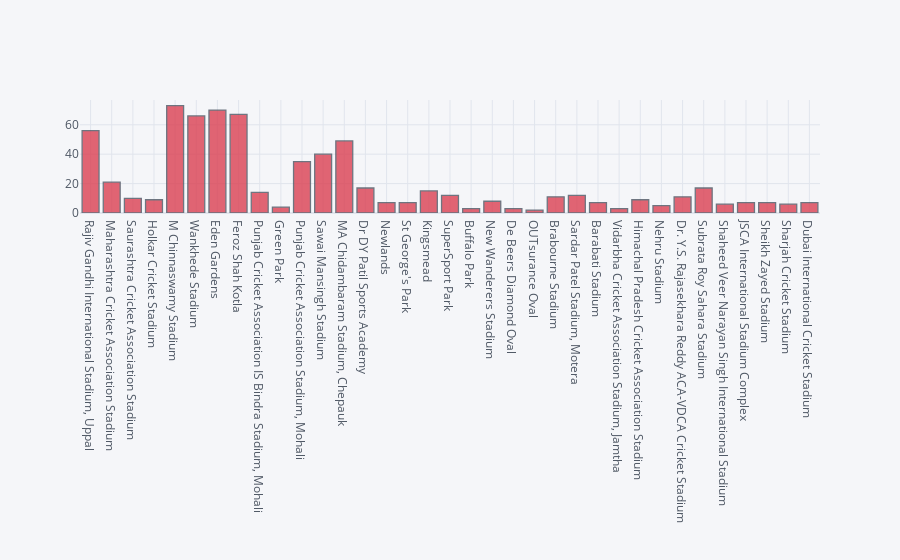

Notebook source saved alongside this figure:
### Code cell
df['venue'].iplot(kind='hist',theme='pearl',colors='red')

### Figure 1 — Plotly figure (JSON) as saved in the notebook; plotly's stock layout.template omitted (floating-point values rounded to 4 significant figures; data arrays with more than 128 entries replaced by an {"elided": "..."} marker saying what was removed)
{"data": [{"histfunc": "count", "histnorm": "", "marker": {"color": "rgba(219, 64, 82, 1.0)", "line": {"color": "#4D5663", "width": 1.3}}, "name": "venue", "opacity": 0.8, "orientation": "v", "type": "histogram", "x": {"elided": "696 str values"}}], "layout": {"barmode": "overlay", "legend": {"bgcolor": "#F5F6F9", "font": {"color": "#4D5663"}}, "paper_bgcolor": "#F5F6F9", "plot_bgcolor": "#F5F6F9", "title": {"font": {"color": "#4D5663"}}, "xaxis": {"gridcolor": "#E1E5ED", "showgrid": true, "tickfont": {"color": "#4D5663"}, "title": {"font": {"color": "#4D5663"}, "text": ""}, "zerolinecolor": "#E1E5ED"}, "yaxis": {"gridcolor": "#E1E5ED", "showgrid": true, "tickfont": {"color": "#4D5663"}, "title": {"font": {"color": "#4D5663"}, "text": ""}, "zerolinecolor": "#E1E5ED"}}}
